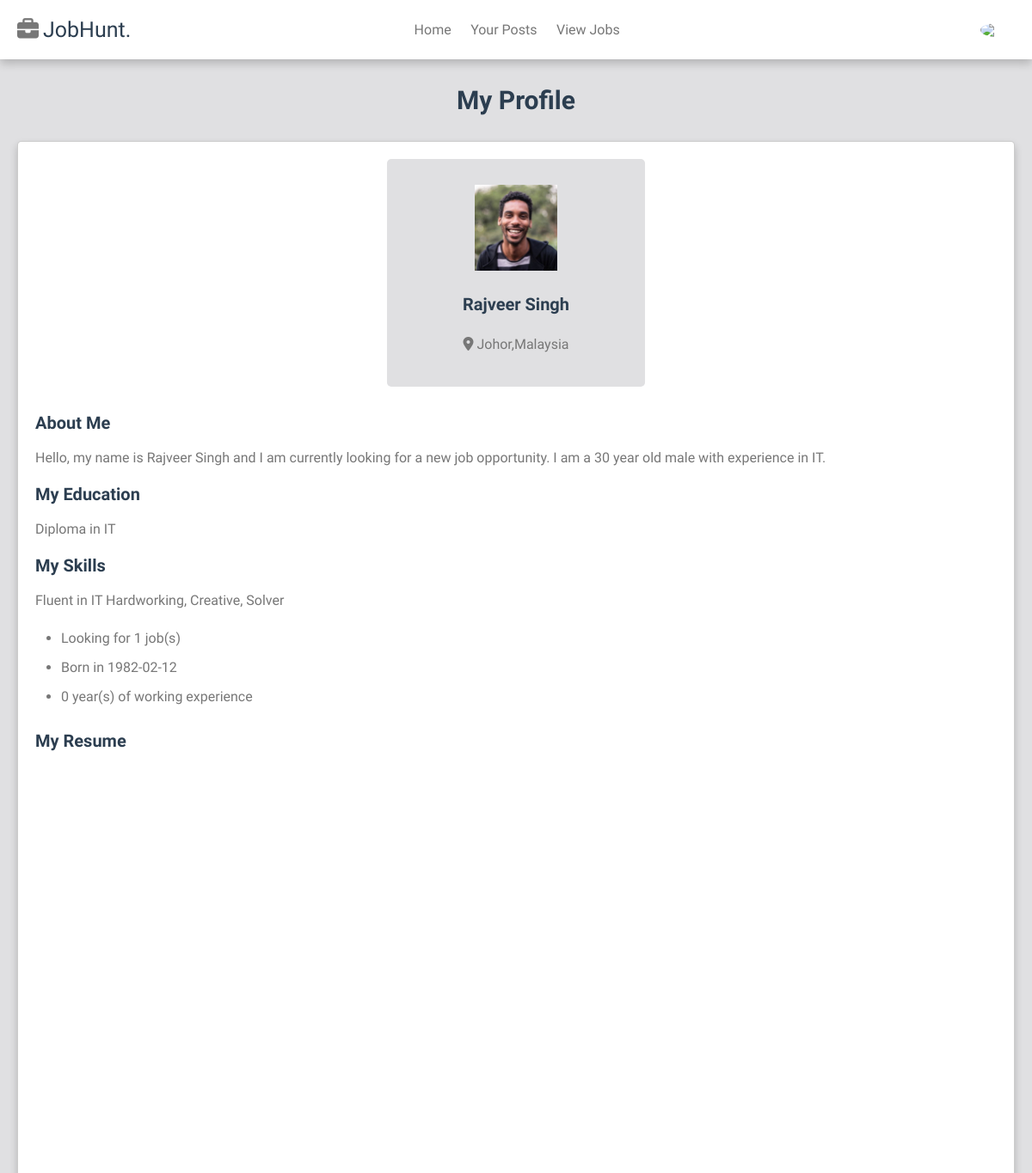
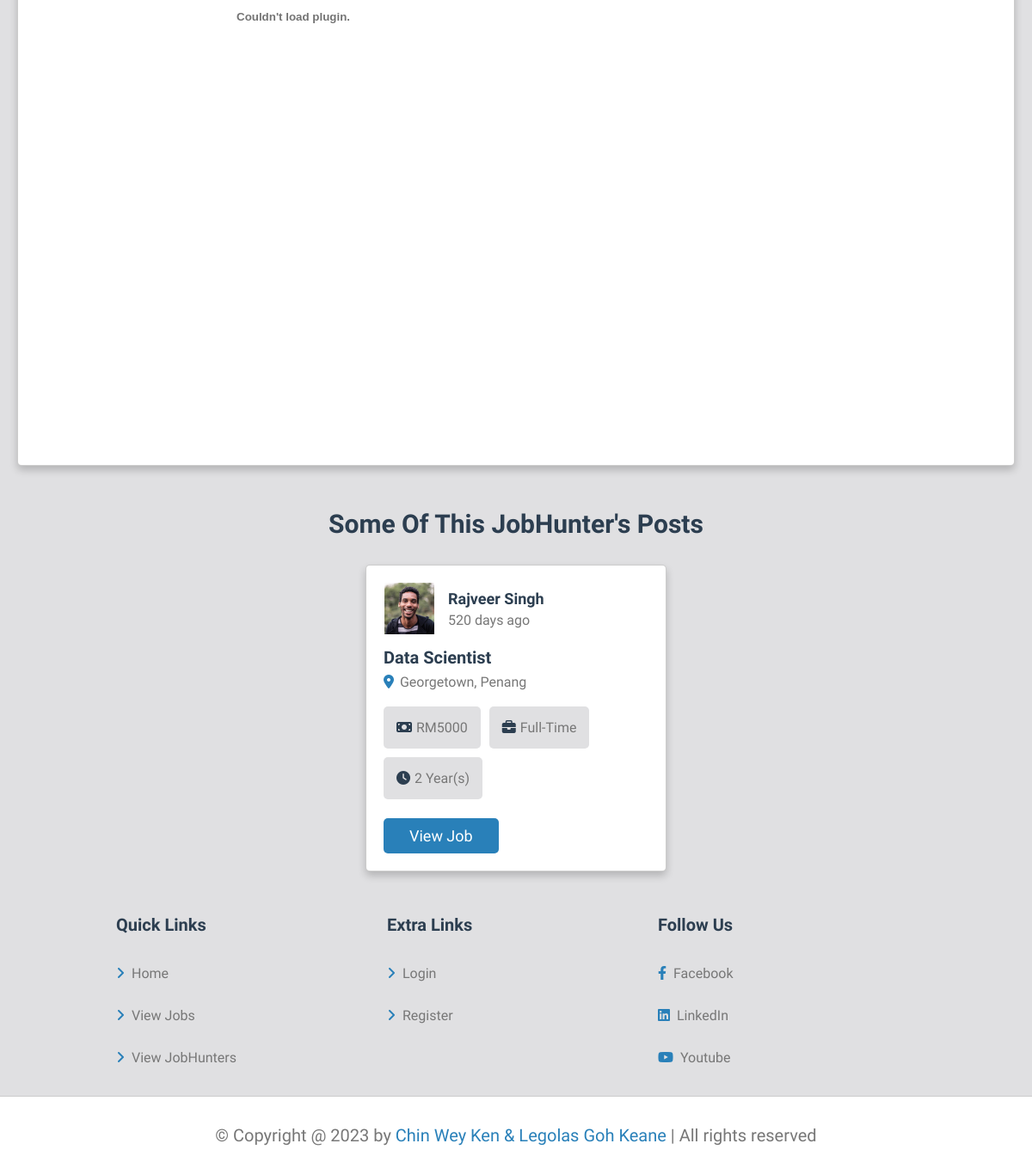
Page /view_user.php?uid=17 (signed in) on the committed database (2 pictures, top to bottom).
### tables this page shows
CREATE TABLE `userprofile` (
  `uid` int(11) NOT NULL,
  `education` varchar(1000) NOT NULL,
  `skills` varchar(1000) NOT NULL,
  `aboutus` varchar(1000) NOT NULL,
  `location` varchar(1000) NOT NULL,
  `lifeexperience` int(11) NOT NULL,
  `birthdate` date DEFAULT NULL,
  `resume` varchar(1000) DEFAULT NULL
);

CREATE TABLE `user` (
  `uid` int(11) NOT NULL,
  `email` varchar(255) NOT NULL,
  `name` varchar(255) NOT NULL,
  `password` varchar(255) NOT NULL,
  `accounttype` int(11) NOT NULL,
  `profilepicture` varchar(1000) DEFAULT NULL,
  `token` varchar(500) NOT NULL
);

CREATE TABLE `jobhunter` (
  `hid` int(11) NOT NULL,
  `uid` int(11) NOT NULL,
  `title` varchar(255) NOT NULL,
  `location` varchar(1000) NOT NULL,
  `salary` int(11) NOT NULL,
  `dateposted` date NOT NULL,
  `type` varchar(255) NOT NULL,
  `experience` int(11) NOT NULL
);

### view_userb.php (called while the page is built)
<?php
include 'conn.php';
$uid=$_GET['uid'];
$profilequery="SELECT * FROM userprofile INNER JOIN user on user.uid=userprofile.uid WHERE userprofile.uid=$uid";
$profileresult=mysqli_query($conn,$profilequery);
$profile=mysqli_fetch_assoc($profileresult);
$jobquery="SELECT * FROM jobhunter WHERE uid=$uid LIMIT 0,6";
$jobresult=mysqli_query($conn,$jobquery);
$jobs=mysqli_fetch_all($jobresult,MYSQLI_ASSOC);
$jobcountquery="SELECT * FROM jobhunter WHERE uid=$uid ";
$jobcountresult=mysqli_query($conn,$jobcountquery);
$jobcounts=mysqli_fetch_all($jobcountresult,MYSQLI_ASSOC);
$jobcount=count($jobcounts);
?>

### view_user.php (the view, shortened to what this page needs)
<?php include 'header.php';
include 'view_userb.php';?>
<!DOCTYPE HTML>
<html>
    <body>
        <section class="view-company">
            <h1 class="heading">My profile</h1>
            <div class="details">
                <div class="info">
                    <img src="images/<?=$profile['profilepicture']?>" alt="">
                    <h3><?=$profile['name']?></h3>
                    <p><i class="fas fa-map-marker-alt"></i> <?=$profile['location']?></p>
                </div>
                <div class="description">
                    <h3>About Me </h3>
                    <p><?=$profile['aboutus']?></p>
                    <h3>My Education </h3>
                    <p><?=$profile['education']?></p>
                    <h3>My Skills </h3>
                    <p><?=$profile['skills']?></p>
                </div>
                <ul>
                    <li>Looking for <?=$jobcount?> job(s)</li>
                    <li>Born in <?=$profile['birthdate']?> </li>
                    <li><?=$profile['lifeexperience']?> year(s) of working experience </li>
                </ul>
                <div class="description">
                    <h3>My resume </h3>
                    <embed type="application/pdf" src="resume/<?=$profile['resume']?>" width="600" height="1000" />
                </div>
            </div>
        </section>
        <section class="jobs-container">
        <h1 class="heading">Some Of This JobHunter's Posts</h1>
            <div class="box-container">
                <?php foreach($jobs as $job){ ?>
                    <div class="box">
                    <div class="company">
                        <img src="images/<?=$profile['profilepicture']?>" alt="">
                        <div>
                            <h3><?=$profile['name']?></h3>
                            <p><?php
                            $today=date("Y-m-d");
                            $date=date_create($job['dateposted']);
                            $date=date_format($date,"Y-m-d");
                            $diff=date_diff(date_create($date),date_create($today));
                            $diff=$diff->format("%a");
                            if($diff==0){
                                echo "Today";
                            }else if($diff==1){
                                echo "Yesterday";
                            }else{
                                echo $diff." days ago";
                            }
                            ?><p>
                        </div>
                    </div>
                    <h3 class="job-title"><?=$job['title']?></h3>
                    <p class="location"><i class="fas fa-map-marker-alt"></i>
                    <span><?=$job['location']?></span></p>
                    <div class="tags">
                        <p><i class="fas fa-money-bill"></i><span>RM<?=$job['salary']?></span></p>
                        <p><i class="fas fa-briefcase"></i><span><?=$job['type']?></span></p>
                        <p><i class="fas fa-regular fa-clock"></i><span><?=$job['experience']?> Year(s)</span></p>
                    </div>
                    <div class="flex-btn">
                        <a href="view_jobhunter.php?hid=<?=$job['hid']?>" class="btn">View Job</a>
                    </div>
                </div>
                <?php }?>
            </div>
        </section>
    </body>
</html>
<?php include 'footer.php';?>

### css/style.css (style rules this page uses)
:root { --main-color:#2980b9; --red:red; --light-color:#777; --light-bg:#E0e0e2; --black:#2c3e50; --white:#fff; --box-shadow:0 .5rem 1rem rgba(0,0,0,.2); --border:.1rem solid rgba(0,0,0,.2); }
* { font-family: 'Comfortaa', cursive; margin: 0; padding:0; box-sizing: border-box; text-decoration: none; outline: none; border: none; }
html { font-size:62.5%; overflow-x:hidden; scroll-padding-top: 7rem; scroll-behavior: smooth; }
body { background-color: var(--light-bg); }
section { padding:2rem; margin:0 auto; max-width: 1200px; }
.btn { display:inline-block; margin-top: 1rem; padding: 1rem 3rem; cursor:pointer; font-size: 1.8rem; color:var(--white); background-color: var(--main-color); border-radius: .5rem; text-transform: capitalize; text-align: center; }
.heading { text-align:center; margin-bottom: 2rem; font-size: 3rem; color: var(--black); text-transform:capitalize; padding: 1rem 0; }
.flex-btn { display:flex; align-items: center; justify-content: space-between; column-gap: 1rem; flex-wrap: wrap; }
.jobs-container .box-container { display:grid; grid-template-columns: repeat(auto-fit, 35rem); gap:1.5rem; align-items: flex-start; justify-content: center; }
.jobs-container .box-container .box { background-color:var(--white); border-radius:.5rem; border:var(--border); padding:2rem; box-shadow:var(--box-shadow); overflow-x: hidden; }
.jobs-container .box-container .box .company { display:flex; align-items:center; gap:1.5rem; margin-bottom:1.5rem; }
.jobs-container .box-container .box .company img { height:6rem; width:6rem; object-fit:contain; }
.jobs-container .box-container .box .company h3 { font-size: 1.8rem; color: var(--black); text-overflow: ellipsis; overflow-x: hidden; text-transform: capitalize; padding-bottom: .5rem; }
.jobs-container .box-container .box .company p { color: var(--light-color); font-size: 1.6rem; }
.job-title { font-size: 2rem; color:var(--black); text-transform: capitalize; overflow-x: hidden; text-overflow: ellipsis; }
.jobs-container .box-container .box .location { padding: .7rem 0; font-size: 1.6rem; color: var(--light-color) }
.jobs-container .box-container .box .location i { margin-right: .3rem; color:var(--main-color); }
.jobs-container .box-container .box .tags { display:flex; flex-wrap: wrap; gap:1rem; margin: 1.2rem 0; }
.jobs-container .box-container .box .tags p { padding: 1.5rem; border-radius: .5rem; background-color: var(--light-bg); font-size: 1.6rem; color: var(--light-color); }
.jobs-container .box-container .box .tags p i { margin-right: .5rem; color: var(--black); }
.view-company .details { background-color: var(--white); box-shadow: var(--box-shadow); border: var(--border); border-radius: .5rem; background-color: var(--white); padding:2rem; }
.view-company .details .info { max-width:30rem; margin:0 auto; border-radius: .5rem; background-color:var(--light-bg); padding:3rem 2rem; text-align:center; word-wrap: break-word }
.view-company .details .info img { height:10rem; width:10rem; object-fit: contain; margin-bottom: 1rem; }
.view-company .details .info h3 { padding:1.5rem 0; font-size:2rem; color: var(--black); }
.view-company .details h3 { padding:1.5rem 0; font-size:2rem; color: var(--black); }
.view-company .details .info p { font-size:1.6rem; color:var(--light-color); padding:1rem 0; }
.view-company .details .description { margin-top:2rem; }
.view-company .details .description h3 { font-size:2rem; color: var(--black); padding: 1rem 0; text-transform: capitalize; }
.view-company .details .description p { padding:.5rem 0; font-size: 1.6rem; color:var(--light-color); line-height:1.8; }
.view-company .details ul li { margin-left:3rem; font-size: 1.6rem; color:var(--light-color); padding-top: 1.5rem; }

### rows in the picture
userprofile: uid.profilepicture (picture), uid.name "Rajveer Singh", location "Johor,Malaysia", aboutus "Hello, my name is Rajveer Singh and I am currently looking for a new job opportunity. I am a 30 year old male with experience in IT.", education "Diploma in IT", skills "Fluent in IT Hardworking, Creative, Solver", birthdate "1982-02-12", lifeexperience "0"
jobhunter: uid.profilepicture (picture), uid.name "Rajveer Singh", dateposted "520", title "Data Scientist", location "Georgetown, Penang", salary "5000", type "Full-Time", experience "2"

### other values in the picture
$jobcount "1"
